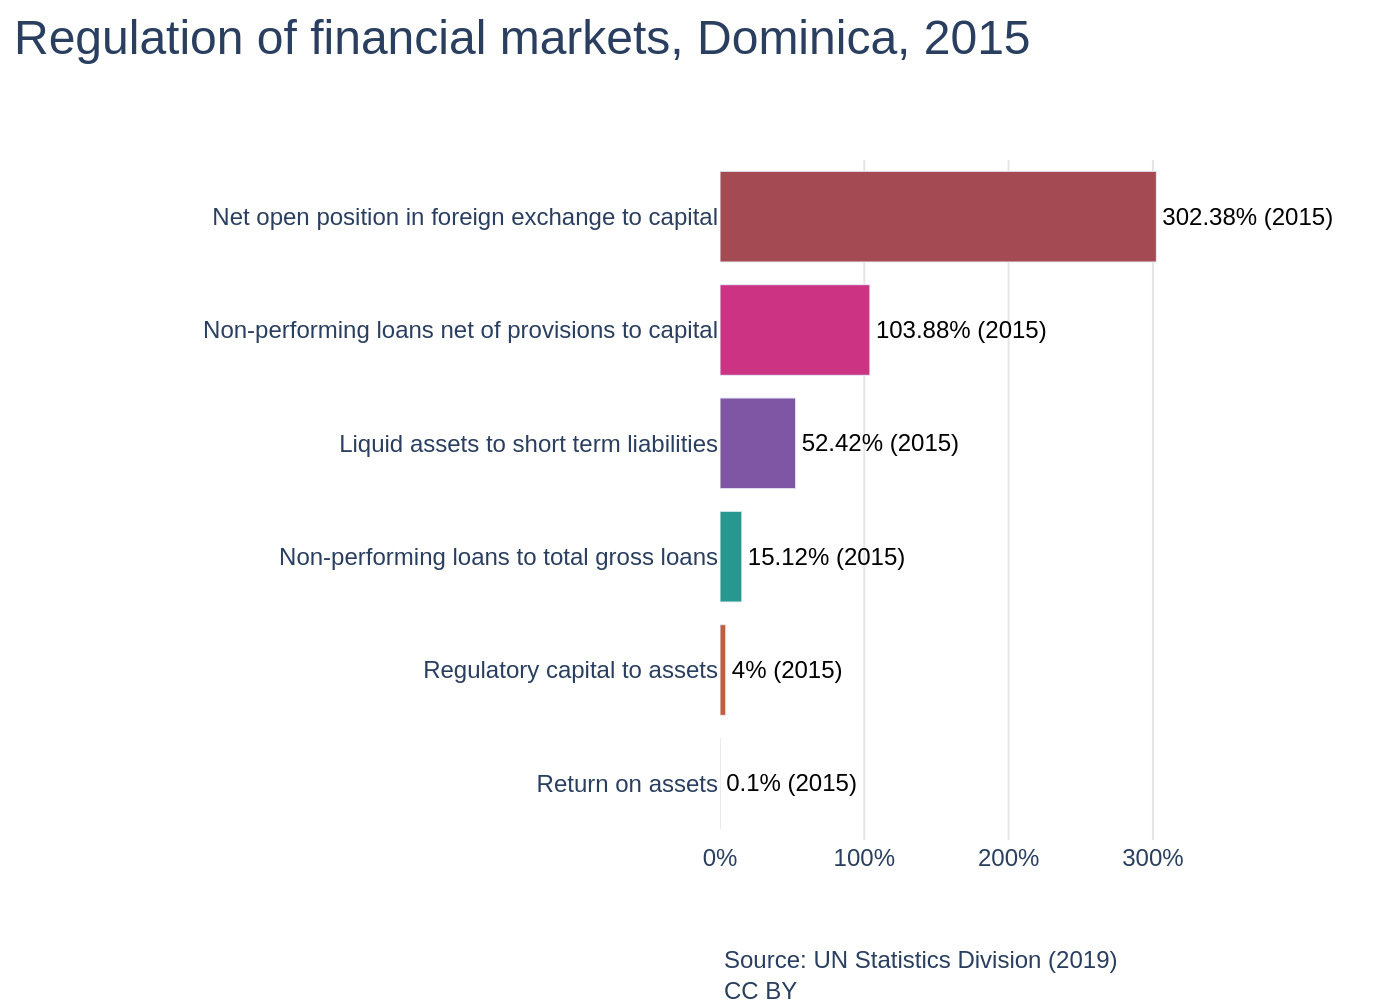

The script that drew this image:
import sys
import os
import json
import plotly.graph_objects as go

if len(sys.argv) != 2:
    print("Usage: python recreate_chart.py <path_to_json_file>")
    sys.exit(1)

json_path = sys.argv[1]

try:
    with open(json_path, 'r', encoding='utf-8') as f:
        config = json.load(f)
except FileNotFoundError:
    print(f"Error: JSON file not found at {json_path}")
    sys.exit(1)
except json.JSONDecodeError:
    print(f"Error: Could not decode JSON from {json_path}")
    sys.exit(1)

chart_data = config['chart_data']
texts = config['texts']
colors = config['colors']

# Reverse data to display in the correct top-to-bottom order in Plotly
chart_data.reverse()
colors.reverse()

categories = [d['category'] for d in chart_data]
values = [d['value'] for d in chart_data]
label_texts = [d['label_text'] for d in chart_data]

fig = go.Figure()

fig.add_trace(go.Bar(
    y=categories,
    x=values,
    orientation='h',
    marker=dict(color=colors),
    text=label_texts,
    textposition='outside',
    texttemplate='%{text}',
    cliponaxis=False
))

title_text = texts.get('title', '')
if texts.get('subtitle'):
    title_text += f"<br><sub>{texts['subtitle']}</sub>"

source_note_parts = []
if texts.get('source'):
    source_note_parts.append(texts['source'])
if texts.get('note'):
    source_note_parts.append(texts['note'])
source_note_text = "<br>".join(source_note_parts)

fig.update_layout(
    title=dict(
        text=title_text,
        x=0.01,
        y=0.98,
        xanchor='left',
        yanchor='top',
        font=dict(size=24)
    ),
    xaxis=dict(
        title_text=texts.get('x_axis_title'),
        showgrid=True,
        gridcolor='#E5E5E5',
        gridwidth=1,
        zeroline=False,
        showline=False,
        ticksuffix='%',
        range=[0, max(values) * 1.1]
    ),
    yaxis=dict(
        title_text=texts.get('y_axis_title'),
        showgrid=False,
        zeroline=False,
        showline=False
    ),
    font=dict(family="Arial", size=12),
    plot_bgcolor='white',
    paper_bgcolor='white',
    showlegend=False,
    margin=dict(l=360, r=100, t=80, b=80),
    annotations=[
        dict(
            text=source_note_text,
            showarrow=False,
            xref='paper',
            yref='paper',
            x=0,
            y=-0.15,
            xanchor='left',
            yanchor='top',
            align='left',
            font=dict(size=12)
        )
    ]
)

fig.update_traces(textfont=dict(family="Arial", size=12, color='black'))

base_filename = os.path.splitext(os.path.basename(json_path))[0]
output_filename = f"{base_filename}.png"

fig.write_image(output_filename, scale=2)

print(f"Chart saved to {output_filename}")
